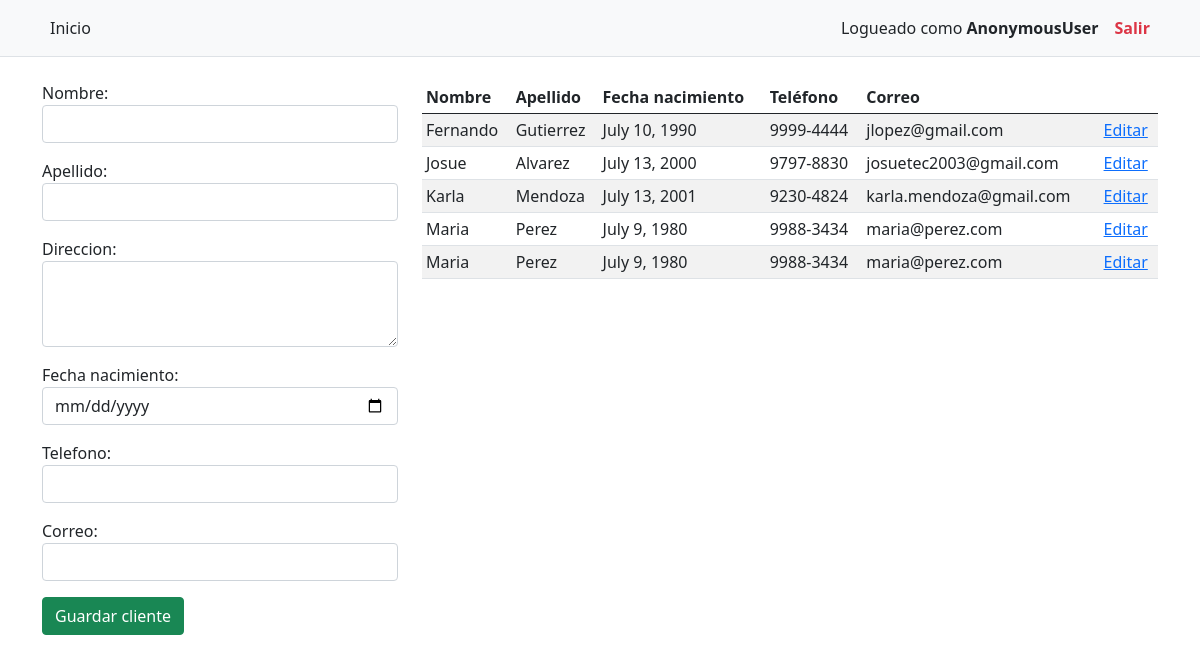
/clientes/, run on the app's committed database.
### app_banco/models.py (models this page shows, shortened)
class Cliente(models.Model):
    nombre = models.CharField(max_length=25)
    apellido = models.CharField(max_length=25)
    direccion = models.TextField()
    fecha_nacimiento = models.DateField()
    telefono = models.CharField(max_length=9)
    correo = models.EmailField(max_length=25)
    user = models.OneToOneField(User, on_delete=models.CASCADE, null=True, blank=True)

### app_banco/views.py (the view)
# urls.py: path('clientes/', views.clientes_view, name="clientes_view"),
def clientes_view(request):
    id = request.GET.get('id')
    cliente = None
    if id:
        cliente = get_object_or_404(Cliente, pk=id)
    form = ClienteForm(instance=cliente) # instancia
    clientes = Cliente.objects.all().order_by('nombre', 'apellido')
    return render(request, 'banco/clientes.html', {'form': form, 'clientes': clientes})

### app_banco/forms.py
class ClienteForm(forms.ModelForm):
    class Meta:
        model = Cliente
        fields = '__all__'
        exclude = ('user',)
        widgets = {
            'nombre': forms.TextInput(attrs={'class': 'form-control'}),
            'apellido': forms.TextInput(attrs={'class': 'form-control'}),
            'direccion': forms.Textarea(attrs={'class': 'form-control', 'rows': 3}),
            'fecha_nacimiento': forms.DateInput(attrs={'class': 'form-control', 'type': 'date'}),
            'telefono': forms.TextInput(attrs={'class': 'form-control', 'type': 'tel'}),
            'correo': forms.EmailInput(attrs={'class': 'form-control'}),
        }

### app_banco/templates/banco/clientes.html (shortened to what this page needs)
{% extends 'banco/base.html' %}
{% block container %}
<div class="row">
    <div class="col-4">
        {% if request.GET.id %}
        <form action="{% url 'clientes_actualizar' request.GET.id %}" method="post">
        {% else %}
        <form action="{% url 'clientes_gestion' %}" method="post">
        {% endif %}
            {{ form.as_p }}
            <input type="submit" class="btn btn-success" value="Guardar cliente">
        </form>
    </div>
    <div class="col-8">
        <table class="table table-sm table-hover table-striped">
            <thead>
                <tr>
                    <th>Nombre</th>
                    <th>Apellido</th>
                    <th>Fecha nacimiento</th>
                    <th>Teléfono</th>
                    <th>Correo</th>
                    <th></th>
                </tr>
            </thead>
            <tbody>
            {% for cli in clientes %}
                <tr>
                    <td>{{ cli.nombre }}</td>
                    <td>{{ cli.apellido }}</td>
                    <td>{{ cli.fecha_nacimiento }}</td>
                    <td>{{ cli.telefono }}</td>
                    <td>{{ cli.correo }}</td>
                    <td>
                        <a href="{% url 'clientes_view' %}?id={{ cli.id}}">Editar</a>
                    </td>
                </tr>
            {% empty %}
                <tr>
                    <td colspan="6">No hay clientes registrados al momento</td>
                </tr>
            {% endfor %}
            </tbody>
        </table>
    </div>
</div>
{% endblock %}

### app_banco/templates/banco/base.html (shortened to what this page needs)
{% load static %}
<!DOCTYPE html>
<html lang="en">
<head>
    <link href="https://cdn.jsdelivr.net/npm/bootstrap@5.0.2/dist/css/bootstrap.min.css" rel="stylesheet">
    <link href="https://haubek.github.io/dist/css/component-chosen.min.css" rel="stylesheet">
</head>
<body>
    <nav class="py-2 bg-light border-bottom">
        <div class="container d-flex flex-wrap">
            <ul class="nav me-auto">
                <li class="nav-item"><a href="{% url 'home_view' %}" class="nav-link link-dark px-2 active" aria-current="page">Inicio</a></li>
            </ul>
            <ul class="nav">
                <li class="nav-item"><a class="nav-link link-dark px-2">Logueado como <strong>{{ request.user }}</strong></a></li>
                <li class="nav-item"><a href="{% url 'logout_view' %}" class="nav-link link-danger px-2"><strong>Salir</strong></a></li>
            </ul>
        </div>
    </nav>
    <div class="container mt-4">
        {% block container %}{% endblock %}
    </div>
</body>
</html>

### data on the page
Cliente: nombre "Fernando", apellido "Gutierrez", fecha_nacimiento "July 10, 1990", telefono "9999-4444", correo "jlopez@gmail.com"
Cliente: nombre "Josue", apellido "Alvarez", fecha_nacimiento "July 13, 2000", telefono "9797-8830", correo "josuetec2003@gmail.com"
Cliente: nombre "Karla", apellido "Mendoza", fecha_nacimiento "July 13, 2001", telefono "9230-4824", correo "karla.mendoza@gmail.com"
Cliente: nombre "Maria", apellido "Perez", fecha_nacimiento "July 9, 1980", telefono "9988-3434", correo "maria@perez.com"
Cliente: nombre "Maria", apellido "Perez", fecha_nacimiento "July 9, 1980", telefono "9988-3434", correo "maria@perez.com"

### other printed values
{{ request.user }} "AnonymousUser"
